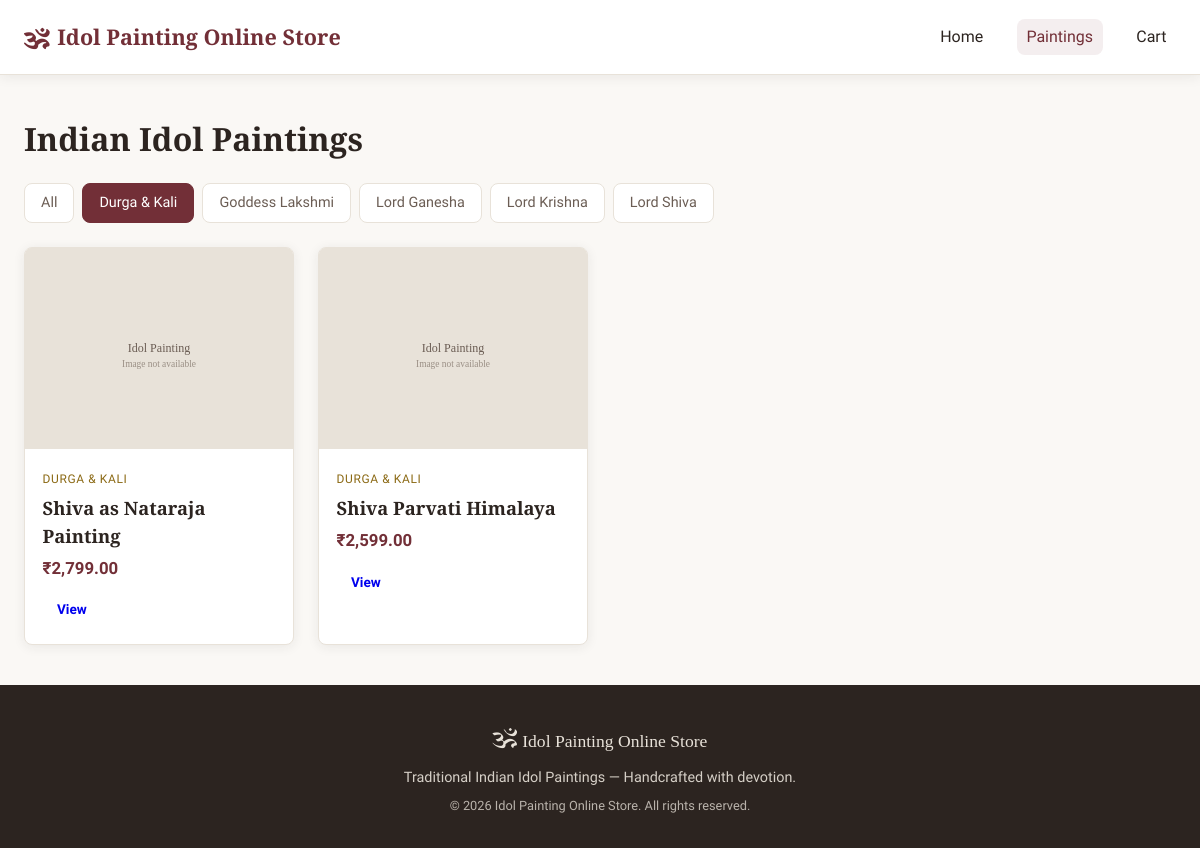
The app's page /products.php?category=5 with its own data.
### tables this page shows
CREATE TABLE categories (
    id INT AUTO_INCREMENT PRIMARY KEY,
    name VARCHAR(50) NOT NULL
);

CREATE TABLE products (
    id INT AUTO_INCREMENT PRIMARY KEY,
    category_id INT DEFAULT 1,
    name VARCHAR(200) NOT NULL,
    description TEXT,
    price DECIMAL(10, 2) NOT NULL,
    image_path VARCHAR(255) DEFAULT 'images/placeholder.jpg',
    stock INT DEFAULT 10,
    created_at TIMESTAMP DEFAULT CURRENT_TIMESTAMP,
    FOREIGN KEY (category_id) REFERENCES categories(id)
);

### products.php (the view, shortened to what this page needs)
<?php
require_once __DIR__ . '/includes/header.php';
$pdo = getDB();
$category_filter = isset($_GET['category']) ? (int)$_GET['category'] : 0;
$sql = 'SELECT p.*, c.name AS category_name FROM products p LEFT JOIN categories c ON p.category_id = c.id WHERE 1=1';
$params = [];
if ($category_filter > 0) {
    $sql .= ' AND p.category_id = ?';
    $params[] = $category_filter;
}
$sql .= ' ORDER BY p.name';
$stmt = $pdo->prepare($sql);
$stmt->execute($params);
$products = $stmt->fetchAll();
$cats = $pdo->query('SELECT id, name FROM categories ORDER BY name')->fetchAll();
?>
<section class="section">
    <h1 class="page-title">Indian Idol Paintings</h1>
    <div class="filter-bar">
        <a href="products.php" class="filter-btn <?php echo $category_filter === 0 ? 'active' : ''; ?>">All</a>
        <?php foreach ($cats as $c): ?>
        <a href="products.php?category=<?php echo (int)$c['id']; ?>" class="filter-btn <?php echo $category_filter === (int)$c['id'] ? 'active' : ''; ?>"><?php echo htmlspecialchars($c['name']); ?></a>
        <?php endforeach; ?>
    </div>
    <div class="product-grid">
        <?php foreach ($products as $p): ?>
        <article class="product-card">
            <a href="product.php?id=<?php echo (int)$p['id']; ?>" class="product-image-wrap">
                <img src="<?php echo htmlspecialchars($p['image_path']); ?>" alt="<?php echo htmlspecialchars($p['name']); ?>" onerror="this.src='images/placeholder.svg'">
            </a>
            <div class="product-info">
                <span class="product-category"><?php echo htmlspecialchars($p['category_name'] ?? 'Painting'); ?></span>
                <h3><a href="product.php?id=<?php echo (int)$p['id']; ?>"><?php echo htmlspecialchars($p['name']); ?></a></h3>
                <p class="product-price"><?php echo CURRENCY . number_format($p['price'], 2); ?></p>
                <a href="product.php?id=<?php echo (int)$p['id']; ?>" class="btn btn-small">View</a>
            </div>
        </article>
        <?php endforeach; ?>
    </div>
</section>
<?php require_once __DIR__ . '/includes/footer.php'; ?>

### css/style.css (style rules this page uses)
:root { --color-bg: #faf8f5; --color-surface: #ffffff; --color-border: #e8e2d9; --color-text: #2c2420; --color-text-muted: #6b5d54; --color-accent: #b8860b; --color-accent-dark: #8b6914; --color-maroon: #722f37; --color-gold: #c9a227; --font-head: 'Cormorant Garamond', Georgia, serif; --font-body: 'Source Sans 3', system-ui, sans-serif; --shadow: 0 2px 12px rgba(44, 36, 32, 0.08); --radius: 8px; }
* { box-sizing: border-box; }
body { margin: 0; font-family: var(--font-body); font-size: 16px; line-height: 1.5; color: var(--color-text); background: var(--color-bg); min-height: 100vh; display: flex; flex-direction: column; }
.btn { display: inline-block; padding: 0.65rem 1.4rem; border-radius: var(--radius); font-family: var(--font-body); font-weight: 600; text-decoration: none; border: none; cursor: pointer; font-size: 0.95rem; transition: background 0.2s, transform 0.1s; }
.btn-small { padding: 0.4rem 0.9rem; font-size: 0.85rem; }
.section { max-width: 1200px; margin: 0 auto; padding: 2.5rem 1.5rem; }
.section-title, .page-title { font-family: var(--font-head); font-size: 1.75rem; margin: 0 0 1.5rem; color: var(--color-text); }
.page-title { font-size: 2rem; margin-bottom: 1.25rem; }
.filter-bar { display: flex; flex-wrap: wrap; gap: 0.5rem; margin-bottom: 1.5rem; }
.filter-btn { padding: 0.5rem 1rem; border-radius: var(--radius); text-decoration: none; color: var(--color-text-muted); background: var(--color-surface); border: 1px solid var(--color-border); font-size: 0.9rem; }
.filter-btn:hover, .filter-btn.active { background: var(--color-maroon); color: #fff; border-color: var(--color-maroon); }
.product-grid { display: grid; grid-template-columns: repeat(auto-fill, minmax(260px, 1fr)); gap: 1.5rem; }
.product-card { background: var(--color-surface); border-radius: var(--radius); overflow: hidden; box-shadow: var(--shadow); border: 1px solid var(--color-border); transition: box-shadow 0.2s, transform 0.15s; }
.product-image-wrap { display: block; aspect-ratio: 4/3; overflow: hidden; background: var(--color-border); }
.product-card img, .product-detail-image img { width: 100%; height: 100%; object-fit: cover; }
.product-info { padding: 1.1rem; }
.product-info h3 { font-family: var(--font-head); font-size: 1.15rem; margin: 0.25rem 0 0.4rem; font-weight: 600; }
.product-info h3 a { color: var(--color-text); text-decoration: none; }
.product-category { font-size: 0.75rem; text-transform: uppercase; letter-spacing: 0.05em; color: var(--color-accent-dark); }
.product-price { font-weight: 600; color: var(--color-maroon); margin: 0.4rem 0 0.75rem; font-size: 1.05rem; }

### records on screen
categories: name "Durga & Kali"
categories: name "Goddess Lakshmi"
categories: name "Lord Ganesha"
categories: name "Lord Krishna"
categories: name "Lord Shiva"
products: category.name "DURGA & KALI", name "Shiva as Nataraja Painting", price "2,799.00"
products: category.name "DURGA & KALI", name "Shiva Parvati Himalaya", price "2,599.00"

### other values on screen
SITE_NAME "Idol Painting Online Store"
